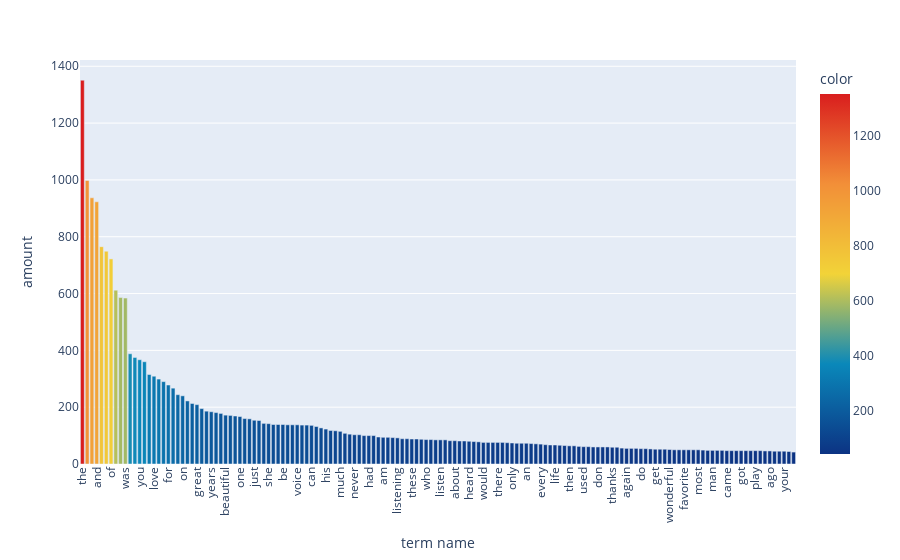

The notebook cell this image was saved under:
### Markdown cell above
using **long tail graph** to make it easier to visualize.

### Code cell
top_150_indices = np.argpartition(term_frequencies, -150)[-150:]
high_to_low_indices = top_150_indices[::-1]
top_150_bar = px.bar(x = count_vect.get_feature_names_out()[high_to_low_indices], 
            y = term_frequencies[high_to_low_indices],
            color = term_frequencies[high_to_low_indices], color_continuous_scale = 'Portland')
top_150_bar.update_layout(xaxis_title="term name", xaxis_tickangle=-90, yaxis_title=" amount ")

### Figure 1 — Plotly figure (JSON) as saved in the notebook; plotly's stock layout.template omitted (floating-point values rounded to 4 significant figures; data arrays with more than 128 entries replaced by an {"elided": "..."} marker saying what was removed)
{"data": [{"alignmentgroup": "True", "hovertemplate": "x=%{x}<br>y=%{y}<br>color=%{marker.color}<extra></extra>", "legendgroup": "", "marker": {"color": {"elided": "150 int values"}, "coloraxis": "coloraxis", "pattern": {"shape": ""}}, "name": "", "offsetgroup": "", "orientation": "v", "showlegend": false, "textposition": "auto", "type": "bar", "x": {"elided": "150 str values"}, "xaxis": "x", "y": {"elided": "150 int values"}, "yaxis": "y"}], "layout": {"barmode": "relative", "coloraxis": {"colorbar": {"title": {"text": "color"}}, "colorscale": [[0, "rgb(12,51,131)"], [0.25, "rgb(10,136,186)"], [0.5, "rgb(242,211,56)"], [0.75, "rgb(242,143,56)"], [1, "rgb(217,30,30)"]]}, "legend": {"tracegroupgap": 0}, "margin": {"t": 60}, "xaxis": {"anchor": "y", "domain": [0, 1], "tickangle": -90, "title": {"text": "term name"}}, "yaxis": {"anchor": "x", "domain": [0, 1], "title": {"text": " amount "}}}}
